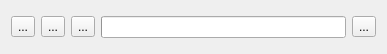
<?xml version="1.0" encoding="UTF-8"?>
<ui version="4.0">
 <class>ToolButton</class>
 <widget class="QWidget" name="ToolButton">
  <property name="geometry">
   <rect>
    <x>0</x>
    <y>0</y>
    <width>387</width>
    <height>54</height>
   </rect>
  </property>
  <property name="windowTitle">
   <string>Form</string>
  </property>
  <layout class="QHBoxLayout" name="horizontalLayout">
   <item>
    <widget class="QToolButton" name="pervious">
     <property name="text">
      <string>...</string>
     </property>
     <property name="icon">
      <iconset resource="../res/res.qrc">
       <normaloff>:/mediaplay/image/pervious.png</normaloff>:/mediaplay/image/pervious.png</iconset>
     </property>
    </widget>
   </item>
   <item>
    <widget class="QToolButton" name="play">
     <property name="text">
      <string>...</string>
     </property>
     <property name="icon">
      <iconset resource="../res/res.qrc">
       <normaloff>:/mediaplay/image/play.png</normaloff>:/mediaplay/image/play.png</iconset>
     </property>
    </widget>
   </item>
   <item>
    <widget class="QToolButton" name="next">
     <property name="text">
      <string>...</string>
     </property>
     <property name="icon">
      <iconset resource="../res/res.qrc">
       <normaloff>:/mediaplay/image/next.png</normaloff>:/mediaplay/image/next.png</iconset>
     </property>
    </widget>
   </item>
   <item>
    <widget class="QProgressBar" name="play_progress">
     <property name="value">
      <number>0</number>
     </property>
     <property name="textVisible">
      <bool>false</bool>
     </property>
    </widget>
   </item>
   <item>
    <widget class="QToolButton" name="full_screen">
     <property name="text">
      <string>...</string>
     </property>
     <property name="icon">
      <iconset resource="../res/res.qrc">
       <normaloff>:/mediaplay/image/fullscreen.png</normaloff>:/mediaplay/image/fullscreen.png</iconset>
     </property>
    </widget>
   </item>
  </layout>
 </widget>
 <resources>
  <include location="../res/res.qrc"/>
 </resources>
 <connections/>
</ui>
